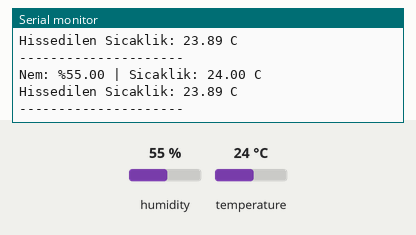
Recording of a sketch running on a simulated Arduino Mega 2560, built with avr-gcc and run on an emulated ATmega2560. Shown: the last lines printed to the serial monitor. The test bench sets the inputs (shaded band); at power-on: humidity 55 %, temperature 24 °C.

Above: at 4.8 s.
4.9 s: humidity set to 22 %
At 7.3 s:
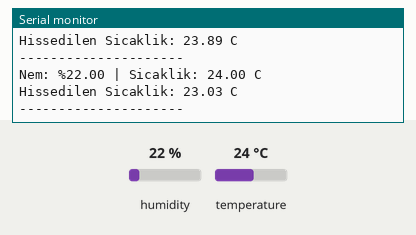
7.9 s: temperature set to 12 °C
At 9.3 s:
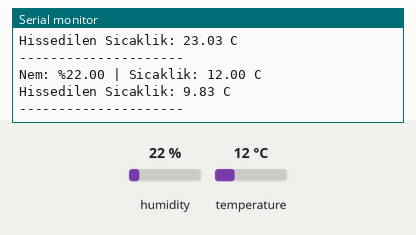
10.9 s: humidity set to 40 %
At 13.2 s:
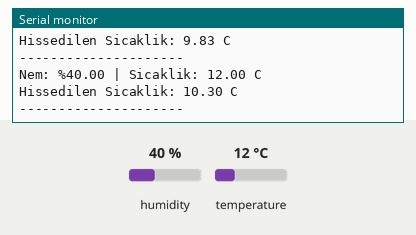
Timing chart, 0 to 14.7 s (numbered marks = the images above; inputs shaded):
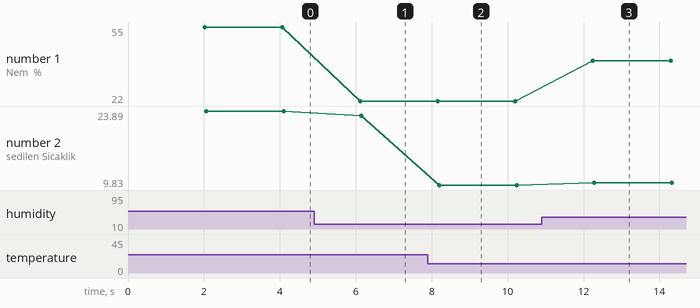

The sketch:

DHT11_test.ino
```cpp
#include <DHT.h>

#define DHT_SENSOR_PIN 31
#define DHT_TYPE DHT11

DHT dht(DHT_SENSOR_PIN, DHT_TYPE);

void setup() {
  Serial.begin(9600);
  dht.begin();

  Serial.println("DHT11 Sicaklik ve Nem Sensoru Test Programi");
}

void loop() {
  delay(2000); // DHT11 sensörü 2 saniyede bir okumaya izin verir

  float nem = dht.readHumidity();
  float sicaklik = dht.readTemperature();

  if (isnan(nem) || isnan(sicaklik)) {
    Serial.println("DHT11 sensoru okunamadi!");
    return;
  }

  Serial.print("Nem: %");
  Serial.print(nem);
  Serial.print(" | Sicaklik: ");
  Serial.print(sicaklik);
  Serial.println(" C");

  // Hissedilen sıcaklık hesaplama
  float hissedilen = dht.computeHeatIndex(sicaklik, nem, false);
  Serial.print("Hissedilen Sicaklik: ");
  Serial.print(hissedilen);
  Serial.println(" C");

  Serial.println("---------------------");
}
```

Measured:
- after the input at 4.9 s, the serial monitor: prints a new line after 1.2 s (image 1)
- after the input at 7.9 s, the serial monitor: prints a new line after 0.26 s (image 2)
- after the input at 10.9 s, the serial monitor: prints a new line after 1.3 s (image 3)
- plotted number 1: 55 → 22 after the input at 4.9 s, 22 → 40 after the input at 10.9 s
- plotted number 2: 23.89 → 23.03 after the input at 4.9 s, 23.03 → 9.83 after the input at 7.9 s, 9.83 → 10.3 after the input at 10.9 s
